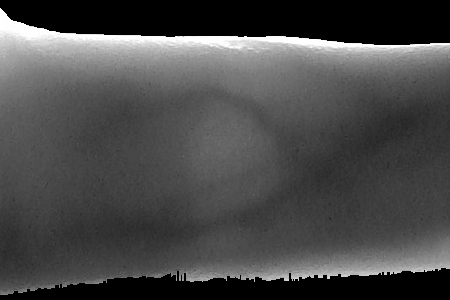
#> input picture FingerRegionExtraction/016_01.bmp, 450 x 300 px, found by its file name
$ python kirsch.py
#> lines starting #> are read from the running program, lines starting #| are printed output that depends on the picture
import os
import cv2 as cv
import matplotlib.pyplot as plt
import numpy as np


m1 = np.array([[5, 5, 5],
                [-3, 0, -3],
                [-3, -3, -3]])
m2 = np.array([[-3, 5, 5],
                [-3, 0, 5],
                [-3,-3,-3]])
m3 = np.array([[-3, -3, 5],
                [-3, 0, 5],
                [-3, -3, 5]])
m4 = np.array([[-3,-3,-3],
                [-3, 0, 5],
                [-3, 5, 5]])
m5 = np.array([[-3, -3, -3],
                [-3, 0, -3],
                [5, 5, 5]])
m6 = np.array([[-3, -3, -3],
                [5, 0, -3],
                [5, 5, -3]])
m7 = np.array([[5, -3, -3],
                [5, 0, -3],
                [5, -3, -3]])
m8 = np.array([[5, 5, -3],
                [5, 0, -3],
                [-3, -3, -3]])

filterlist = [m1, m2, m3, m4, m5, m6, m7, m8]

def kirsch_dectect(img, filters = (2, 6), range = 'separated'):

    img_gray = cv.cvtColor(img, cv.COLOR_BGR2GRAY)

    kernels = []

    if range == 'separated':
        kernels = [filterlist[filters[0]], filterlist[filters[1]]]
    elif range == 'sequence':
        kernels = filterlist[filters[0] : filters[1] + 1]

    filtered_list = np.zeros((8, img_gray.shape[0], img_gray.shape[1]))

    # print(filtered_list.shape)

    for k in kernels:
        out = cv.filter2D(src = img_gray, ddepth = -1, kernel = k)
        filtered_list[k] = out

    final = np.max(filtered_list, axis = 0)

    final[ np.where(final >= 255) ] = 255

    final[ np.where(final < 255) ] = 0

    return final

os.chdir("..")
main_data_dir = os.getcwd() + "\\ExampleImage"
img_path1 = main_data_dir + "\\016_01.bmp"
img_path2 = main_data_dir + "\\016_02.bmp"
img1 = cv.imread(img_path1)
#> img1 is the input picture: shape (300, 450, 3); min 0, max 255, mean 73.4
img2 = cv.imread(img_path2)
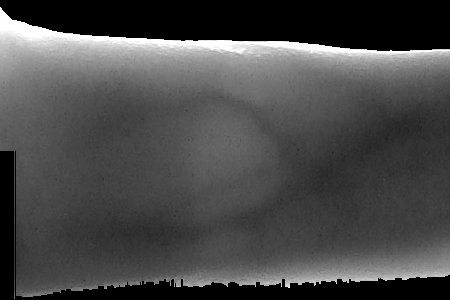
#> input picture FingerRegionExtraction/016_02.bmp, 450 x 300 px, found by its file name
#> img2 is the input picture: shape (300, 450, 3); min 0, max 255, mean 73.2

# img1 = cv.rotate(img1, cv.ROTATE_90_CLOCKWISE)
# img2 = cv.rotate(img2, cv.ROTATE_90_CLOCKWISE)

edge1 = kirsch_dectect(img1)
#> the loop in kirsch_dectect, `for k in kernels:` made 2 passes
#> pass 1, in kirsch_dectect, `out = cv.filter2D(src = img_gray, ddepth = -1, kernel = k)`:
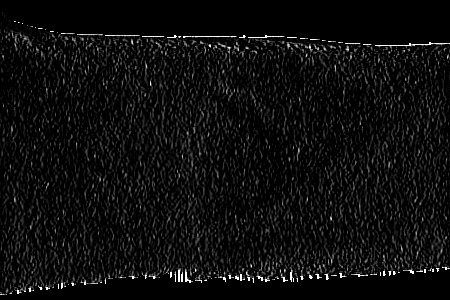
#> out: shape (300, 450); min 0, max 255, mean 13.2
#> pass 2, in kirsch_dectect, `out = cv.filter2D(src = img_gray, ddepth = -1, kernel = k)`:
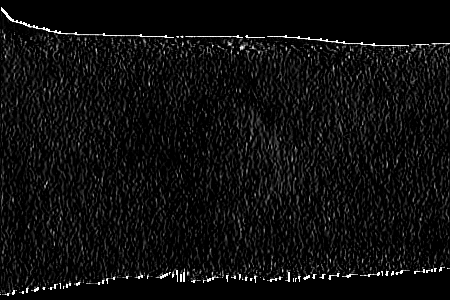
#> out: shape (300, 450); min 0, max 255, mean 13.9
#> in kirsch_dectect, `final[ np.where(final < 255) ] = 0`:
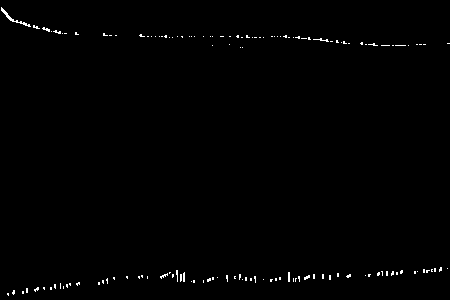
#> final: shape (300, 450) float64; 0.68% white in thin lines or dots
edge2 = kirsch_dectect(img2)
#> call 2 of kirsch_dectect, with filters = (2, 6), range = 'separated'
#> the loop in kirsch_dectect (call 2), `for k in kernels:` made 2 passes
#> pass 1, in kirsch_dectect (call 2), `out = cv.filter2D(src = img_gray, ddepth = -1, kernel = k)`:
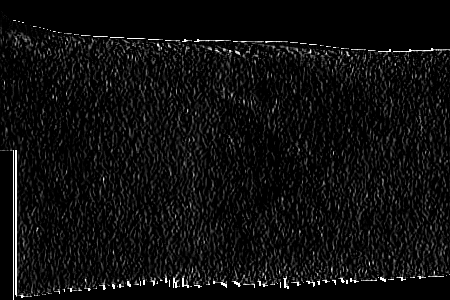
#> out: shape (300, 450); min 0, max 255, mean 14
#> pass 2, in kirsch_dectect (call 2), `out = cv.filter2D(src = img_gray, ddepth = -1, kernel = k)`:
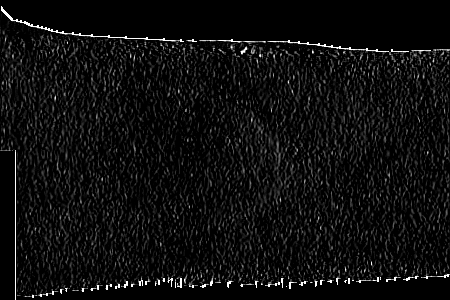
#> out: shape (300, 450); min 0, max 255, mean 14.2
#> in kirsch_dectect (call 2), `final[ np.where(final < 255) ] = 0`:
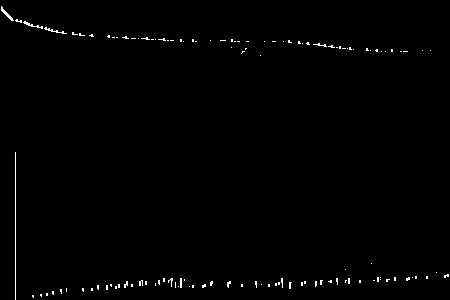
#> final: shape (300, 450) float64; 0.75% white in thin lines or dots

cv.imwrite("EdgeDetection/verkernel_{}".format(img_path1.split("\\")[-1]), edge1)
cv.imwrite("EdgeDetection/verkernel_{}".format(img_path2.split("\\")[-1]), edge2)
